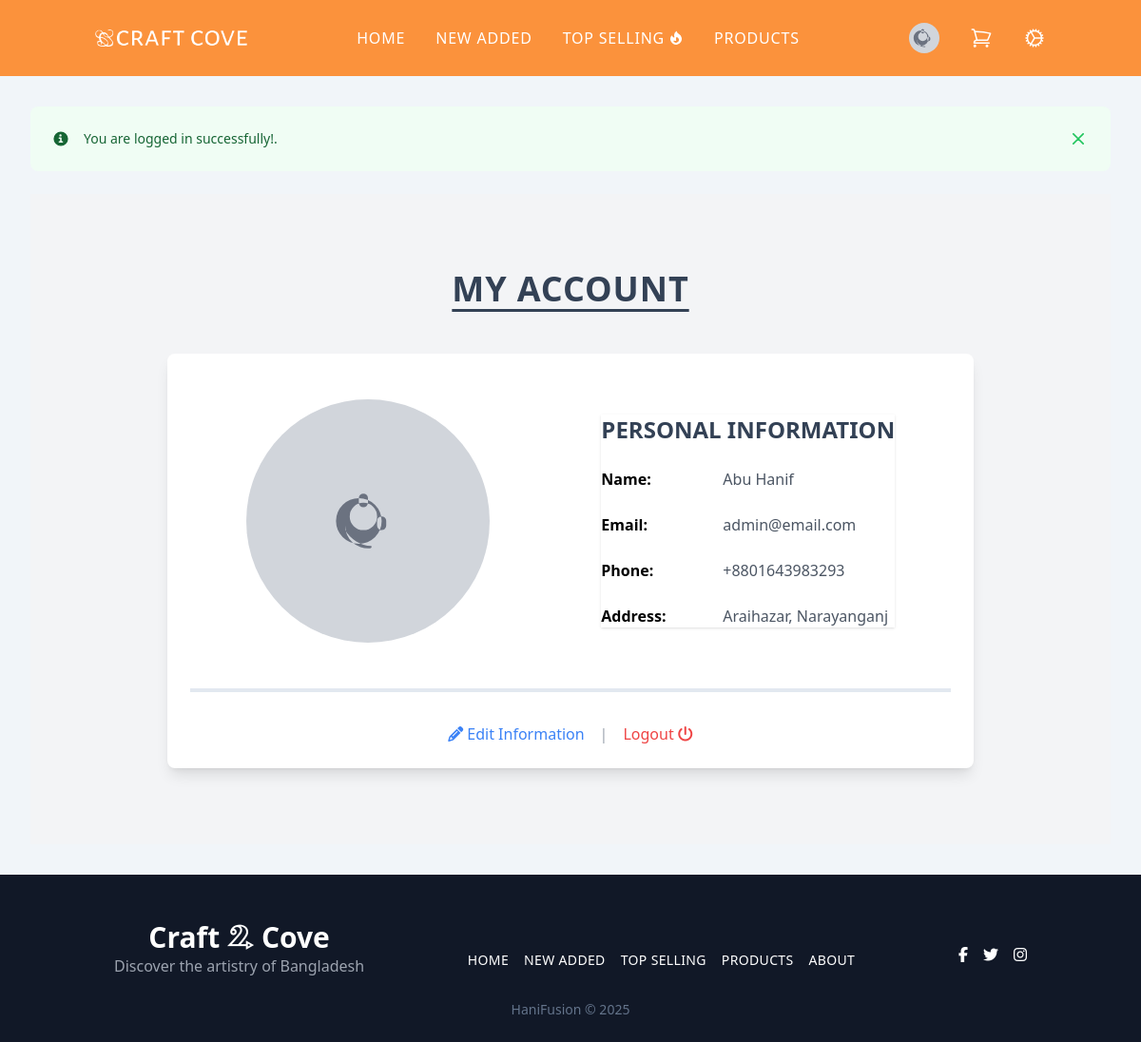
The page /profile.php (signed in) on the database its author committed.
### tables this page shows
CREATE TABLE user_ac
(
    id          INT AUTO_INCREMENT PRIMARY KEY,
    name        VARCHAR(255) NOT NULL,
    email       VARCHAR(255) NOT NULL UNIQUE,
    profile_img VARCHAR(255) NULL,
    address     VARCHAR(255) NOT NULL,
    phone       VARCHAR(255) NOT NULL,
    created_at  TIMESTAMP DEFAULT CURRENT_TIMESTAMP,
    updated_at  TIMESTAMP DEFAULT CURRENT_TIMESTAMP ON UPDATE CURRENT_TIMESTAMP,
    password    VARCHAR(255) NOT NULL
);

### profile.php (the view, shortened to what this page needs)
<?php
require 'helpers.php';
global $conn;
$user_id = $_SESSION['user']['id'];
$profile_sql = "SELECT * FROM user_ac WHERE id = '$user_id'";
$profile_result = mysqli_query($conn, $profile_sql);
$row = mysqli_fetch_assoc($profile_result);
?>
<?php if (!empty($_SESSION['login_msg'])) : ?>
    <?php echo success_message($_SESSION['login_msg']) ?>
<?php endif; ?>
<div class="bg-gray-100 py-20">
    <div class="max-w-4xl mx-auto px-4">
        <h1 class="text-4xl font-bold text-center mb-12 text-slate-700 underline underline-offset-8 uppercase tracking-wide">
            My Account</h1>
        <div class="bg-white rounded-lg shadow-lg overflow-hidden">
            <div class="p-6">
                <div class="flex  justify-around items-center ">
                    <div class="flex items-center justify-center py-6">
                        <div class="w-64 h-64 rounded-full overflow-hidden bg-gray-300 flex items-center justify-center">
                        </div>
                    </div>
                    <div class="">
                        <div class="shadow">
                            <h2 class="text-2xl font-bold mb-4 uppercase text-slate-700 ">Personal
                                Information</h2>
                            <ul class="list-none m-0 p-0">
                                <li class="flex items-center mb-4">
                                    <span class="font-bold w-32">Name:</span>
                                    <span class="text-gray-600"><?= $row['name'] ?></span>
                                </li>
                                <li class="flex items-center mb-4">
                                    <span class="font-bold w-32">Email:</span>
                                    <span class="text-gray-600"><?= $row['email'] ?></span>
                                </li>
                                <li class="flex items-center mb-4">
                                    <span class="font-bold w-32">Phone:</span>
                                    <span class="text-gray-600"><?= $row['phone'] ?></span>
                                </li>
                                <li class="flex items-center">
                                    <span class="font-bold w-32">Address:</span>
                                    <span class="text-gray-600"><?= $row['address'] ?></span>
                                </li>
                            </ul>
                        </div>
                    </div>
                </div>
                <div class="pt-1 bg-slate-200 mt-4"></div>
                <div class="mt-8">
                    <form action="profile.php" method='POST'>
                        <div class="flex justify-center">
                            <a href="user_profile_edit.php?id=<?= $row['id'] ?>"
                               class="text-blue-500 hover:text-blue-600 mr-4"><i class="fa-solid fa-pencil"></i> Edit
                                Information</a>
                            <span class="text-gray-400">|</span>
                            <button name="logout_btn" class="text-red-500 hover:text-red-600 ml-4">Logout <i
                                        class="fa-solid fa-power-off"></i></button>
                        </div>
                    </form>
                </div>
            </div>
        </div>
    </div>
</div>

### rows shown on the page
user_ac: name "Abu Hanif", email "admin@email.com", phone "+8801643983293", address "Araihazar, Narayanganj"

### other values the page prints
$text "You are logged in successfully!."
